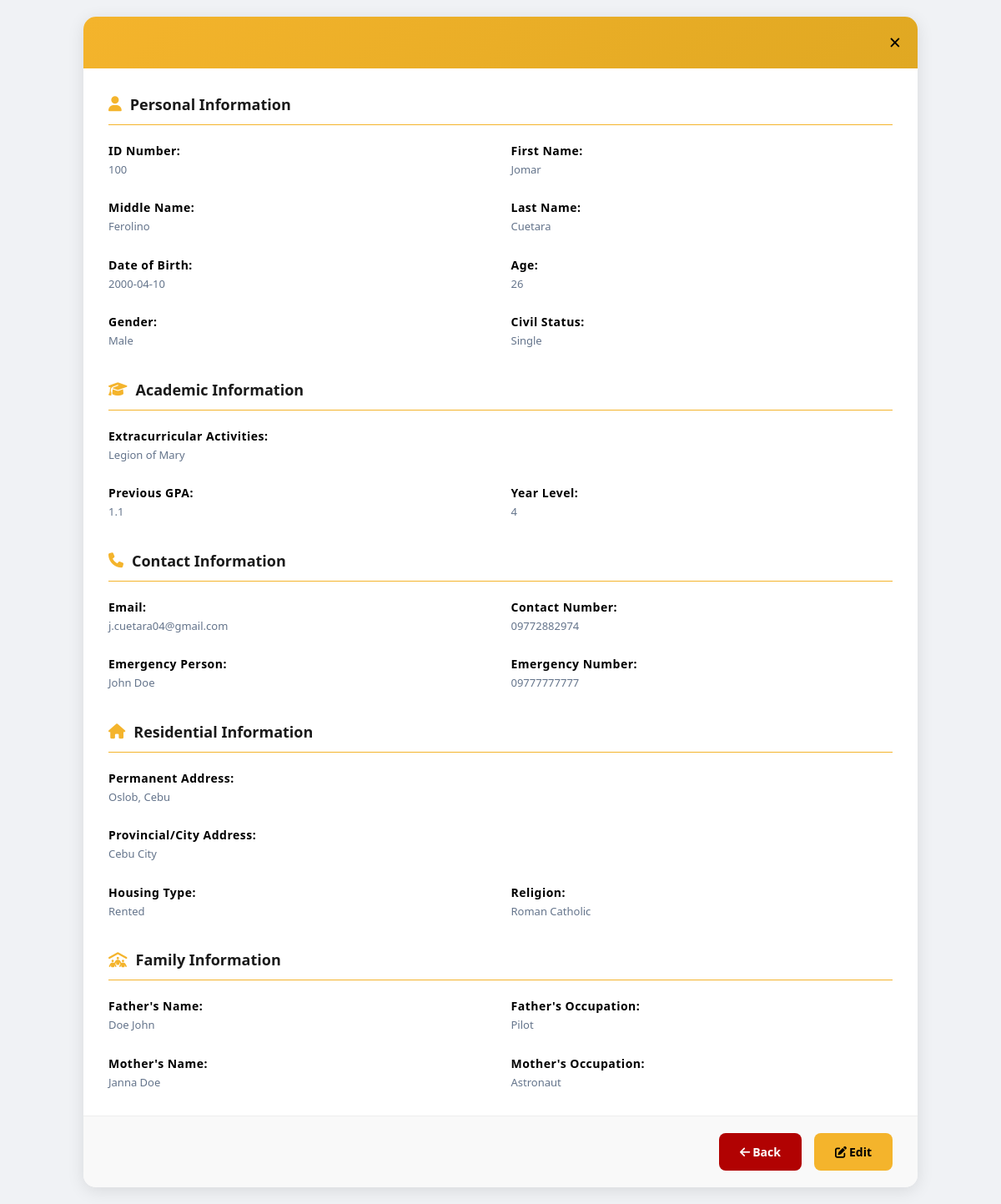
The app's page /admin/admin-view-student.php?id=100 (signed in) with its own data.
### tables this page shows
CREATE TABLE `student_profile` (
  `id` int(11) NOT NULL,
  `student_no` varchar(50) NOT NULL,
  `first_name` varchar(100) NOT NULL,
  `middle_name` varchar(100) DEFAULT NULL,
  `last_name` varchar(100) NOT NULL,
  `dob` date NOT NULL,
  `age` int(11) NOT NULL,
  `gender` varchar(10) NOT NULL,
  `civil_status` varchar(20) DEFAULT NULL,
  `religion` varchar(50) DEFAULT NULL,
  `permanent_address` text DEFAULT NULL,
  `city_address` text DEFAULT NULL,
  `housing_type` varchar(20) DEFAULT NULL,
  `contact_number` varchar(20) DEFAULT NULL,
  `emergency_person` varchar(100) DEFAULT NULL,
  `emergency_number` varchar(20) DEFAULT NULL,
  `father_name` varchar(100) DEFAULT NULL,
  `father_occupation` varchar(100) DEFAULT NULL,
  `mother_name` varchar(100) DEFAULT NULL,
  `mother_occupation` varchar(100) DEFAULT NULL,
  `activities` text DEFAULT NULL,
  `previous_gpa` varchar(10) DEFAULT NULL,
  `profile_pic` varchar(255) DEFAULT NULL
);

CREATE TABLE `users` (
  `id` int(11) NOT NULL,
  `student_no` varchar(50) NOT NULL,
  `first_name` varchar(100) NOT NULL,
  `last_name` varchar(100) NOT NULL,
  `email` varchar(100) NOT NULL,
  `year_level` varchar(50) NOT NULL,
  `password` varchar(255) NOT NULL,
  `role` enum('student','admin') NOT NULL DEFAULT 'student',
  `created_at` timestamp NOT NULL DEFAULT current_timestamp(),
  `reset_token` varchar(255) DEFAULT NULL,
  `token_expiry` datetime DEFAULT NULL
);

### admin/admin-view-student.php (the view, shortened to what this page needs)
<?php
include("../config/db.php");
$student_no = $_GET['id'] ?? null;
$query = "SELECT u.*, p.* FROM users u
          LEFT JOIN student_profile p ON u.student_no = p.student_no
          WHERE u.student_no = ? AND u.role = 'student'";
$stmt = $conn->prepare($query);
$stmt->bind_param("s", $student_no);
$stmt->execute();
$result = $stmt->get_result();
$student = $result->fetch_assoc();
?>
<!DOCTYPE html>
<html lang="en">
<head>
    <link rel="stylesheet" href="https://cdnjs.cloudflare.com/ajax/libs/font-awesome/6.5.0/css/all.min.css">
    <link rel="stylesheet" href="../assets/css/admin-dashboard.css">
    <link rel="stylesheet" href="../assets/css/admin-view-student.css">
</head>
<body>
<div class="view-container">
    <div class="view-card">
        <div class="view-header">
            <a href="manage-students.php" class="close-btn">&times;</i></a>
        </div>
        <div class="view-body">
            <div class="view-section">
                <h3><i class="fa-solid fa-user"></i> Personal Information</h3>
                <div class="view-grid">
                    <div class="view-item">
                        <label>ID Number:</label>
                        <p><?= htmlspecialchars($student['student_no']) ?></p>
                    </div>
                    <div class="view-item">
                        <label>First Name:</label>
                        <p><?= htmlspecialchars($student['first_name'] ?? 'N/A') ?></p>
                    </div>
                    <div class="view-item">
                        <label>Middle Name:</label>
                        <p><?= htmlspecialchars($student['middle_name'] ?? 'N/A') ?></p>
                    </div>
                    <div class="view-item">
                        <label>Last Name:</label>
                        <p><?= htmlspecialchars($student['last_name'] ?? 'N/A') ?></p>
                    </div>
                    <div class="view-item">
                        <label>Date of Birth:</label>
                        <p><?= htmlspecialchars($student['dob'] ?? 'N/A') ?></p>
                    </div>
                    <div class="view-item">
                        <label>Age:</label>
                        <p><?= htmlspecialchars($student['age'] ?? 'N/A') ?></p>
                    </div>
                    <div class="view-item">
                        <label>Gender:</label>
                        <p><?= htmlspecialchars($student['gender'] ?? 'N/A') ?></p>
                    </div>
                    <div class="view-item">
                        <label>Civil Status:</label>
                        <p><?= htmlspecialchars($student['civil_status'] ?? 'N/A') ?></p>
                    </div>
                </div>
            </div>
            <div class="view-section">
                <h3><i class="fa-solid fa-graduation-cap"></i> Academic Information</h3>
                <div class="view-grid">
                    <div class="view-item full-width">
                        <label>Extracurricular Activities:</label>
                        <p><?= htmlspecialchars($student['activities'] ?? 'N/A') ?></p>
                    </div>
                    <div class="view-item">
                        <label>Previous GPA:</label>
                        <p><?= htmlspecialchars($student['previous_gpa'] ?? 'N/A') ?></p>
                    </div>
                    <div class="view-item">
                        <label>Year Level:</label>
                        <p><?= htmlspecialchars($student['year_level'] ?? 'N/A') ?></p>
                    </div>
                </div>
            </div>
            <div class="view-section">
                <h3><i class="fa-solid fa-phone"></i> Contact Information</h3>
                <div class="view-grid">
                    <div class="view-item">
                        <label>Email:</label>
                        <p><?= htmlspecialchars($student['email'] ?? 'N/A') ?></p>
                    </div>
                    <div class="view-item">
                        <label>Contact Number:</label>
                        <p><?= htmlspecialchars($student['contact_number'] ?? 'N/A') ?></p>
                    </div>
                    <div class="view-item">
                        <label>Emergency Person:</label>
                        <p><?= htmlspecialchars($student['emergency_person'] ?? 'N/A') ?></p>
                    </div>
                    <div class="view-item">
                        <label>Emergency Number:</label>
                        <p><?= htmlspecialchars($student['emergency_number'] ?? 'N/A') ?></p>
                    </div>
                </div>
            </div>
            <div class="view-section">
                <h3><i class="fa-solid fa-home"></i> Residential Information</h3>
                <div class="view-grid">
                    <div class="view-item full-width">
                        <label>Permanent Address:</label>
                        <p><?= htmlspecialchars($student['permanent_address'] ?? 'N/A') ?></p>
                    </div>
                    <div class="view-item full-width">
                        <label>Provincial/City Address:</label>
                        <p><?= htmlspecialchars($student['city_address'] ?? 'N/A') ?></p>
                    </div>
                    <div class="view-item">
                        <label>Housing Type:</label>
                        <p><?= htmlspecialchars($student['housing_type'] ?? 'N/A') ?></p>
                    </div>
                    <div class="view-item">
                        <label>Religion:</label>
                        <p><?= htmlspecialchars($student['religion'] ?? 'N/A') ?></p>
                    </div>
                </div>
            </div>
            <div class="view-section">
                <h3><i class="fa-solid fa-people-roof"></i> Family Information</h3>
                <div class="view-grid">
                    <div class="view-item">
                        <label>Father's Name:</label>
                        <p><?= htmlspecialchars($student['father_name'] ?? 'N/A') ?></p>
                    </div>
                    <div class="view-item">
                        <label>Father's Occupation:</label>
                        <p><?= htmlspecialchars($student['father_occupation'] ?? 'N/A') ?></p>
                    </div>
                    <div class="view-item">
                        <label>Mother's Name:</label>
                        <p><?= htmlspecialchars($student['mother_name'] ?? 'N/A') ?></p>
                    </div>
                    <div class="view-item">
                        <label>Mother's Occupation:</label>
                        <p><?= htmlspecialchars($student['mother_occupation'] ?? 'N/A') ?></p>
                    </div>
                </div>
            </div>
        </div>
        <div class="view-footer">
            <a href="manage-students.php" class="close-btn-full"><i class="fa-solid fa-arrow-left"></i> Back</a>
            <a href="admin-edit-student.php?id=<?= urlencode($student['student_no']) ?>" class="edit-btn"><i class="fa-solid fa-edit"></i> Edit</a>
        </div>
    </div>
</div>
</body>
</html>

### assets/css/admin-dashboard.css (style rules this page uses)
:root { --primary-color: #f4b42c; --primary-hover: #e0a822; --bg-color: #f0f2f5; --card-bg: #ffffff; --text-color: #1a1a1a; --text-muted: #64748b; --danger-color: #b10202; --danger-hover: #e43333; --sidebar-width: 260px; --sidebar-collapsed-width: 80px; --transition: 0.3s cubic-bezier(0.4, 0, 0.2, 1); --shadow-sm: 0 1px 3px rgba(0,0,0,0.12), 0 1px 2px rgba(0,0,0,0.24); --shadow-md: 0 4px 6px -1px rgba(0, 0, 0, 0.1), 0 2px 4px -1px rgba(0, 0, 0, 0.06); }
* { margin: 0; padding: 0; box-sizing: border-box; font-family: 'Segoe UI', Roboto, Helvetica, Arial, sans-serif; }
html, body { height: 100%; width: 100%; }
body { background: var(--bg-color); color: var(--text-color); line-height: 1.5; }

### assets/css/admin-view-student.css (style rules this page uses)
.view-container { display: flex; justify-content: center; align-items: center; min-height: 100vh; background: #f0f2f5; padding: 20px; }
.view-card { background: white; border-radius: 15px; box-shadow: 0 4px 20px rgba(0, 0, 0, 0.1); max-width: 1000px; width: 100%; overflow: hidden; animation: slideUp 0.3s ease; }
.view-header { background: linear-gradient(135deg, #f4b42c 0%, #e0a822 100%); padding: 12px 20px; display: flex; justify-content: flex-end; align-items: center; color: #000; }
.close-btn { color: #000; font-size: 25px; text-decoration: none; cursor: pointer; }
.view-body { padding: 30px; }
.view-section { margin-bottom: 35px; }
.view-section:last-child { margin-bottom: 0; }
.view-section h3 { font-size: 18px; font-weight: 700; color: #1a1a1a; margin-bottom: 20px; padding-bottom: 10px; border-bottom: 1px solid #f4b42c; display: flex; align-items: center; gap: 10px; }
.view-section h3 i { color: #f4b42c; }
.view-grid { display: grid; grid-template-columns: repeat(2, 1fr); gap: 25px; }
.view-item { display: flex; flex-direction: column; }
.view-item.full-width { grid-column: 1 / -1; }
.view-item label { font-size: 14px; font-weight: 700; color: #000000; letter-spacing: 0.5px; margin-bottom: 3px; }
.view-item p { font-size: 13px; color: #64748b; margin: 0; word-break: break-word; }
.view-footer { display: flex; gap: 15px; padding: 20px 30px; background: #f9f9f9; border-top: 1px solid #eee; justify-content: flex-end; }
.edit-btn, .close-btn-full { padding: 12px 25px; border-radius: 8px; cursor: pointer; font-weight: 600; transition: 0.3s ease; font-size: 14px; display: flex; align-items: center; justify-content: center; gap: 3px; text-decoration: none; border: none; }
.edit-btn { background: var(--primary-color); color: #000; }
.close-btn-full { background: #b10202; color: white; }

### records on screen
student_profile: student_no "100", first_name "Jomar", middle_name "Ferolino", last_name "Cuetara", dob "2000-04-10", age "26", gender "Male", civil_status "Single", activities "Legion of Mary", previous_gpa "1.1", users.year_level "4", users.email "j.cuetara04@gmail.com", contact_number "09772882974", emergency_person "John Doe", emergency_number "09777777777", permanent_address "Oslob, Cebu", city_address "Cebu City", housing_type "Rented", religion "Roman Catholic", father_name "Doe John", father_occupation "Pilot", mother_name "Janna Doe", mother_occupation "Astronaut"
